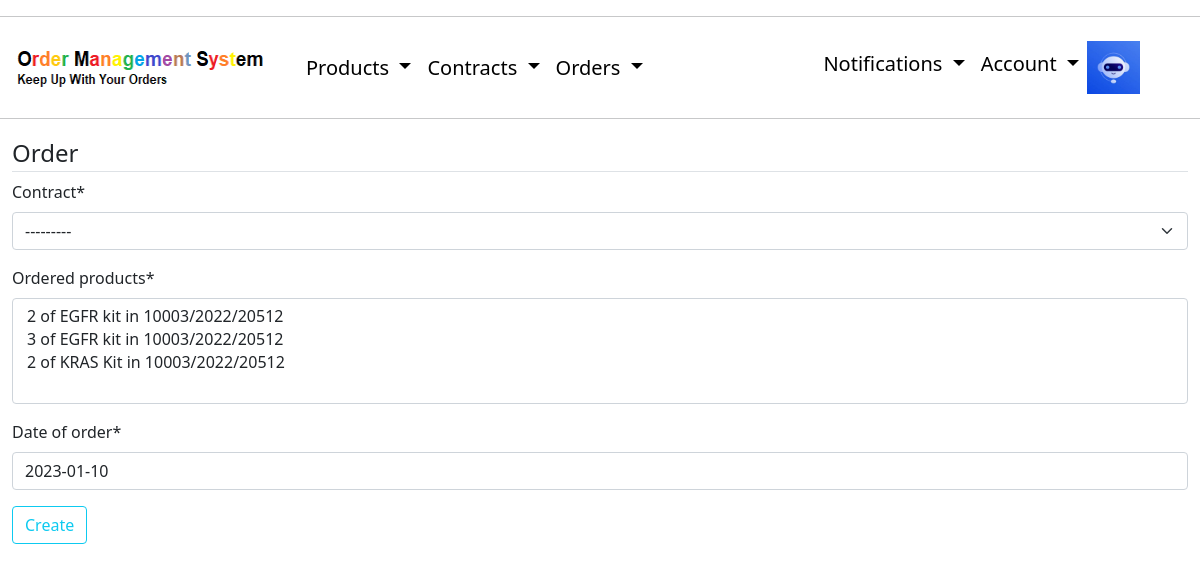
Before: /order/create/ (signed in) with the older database file.
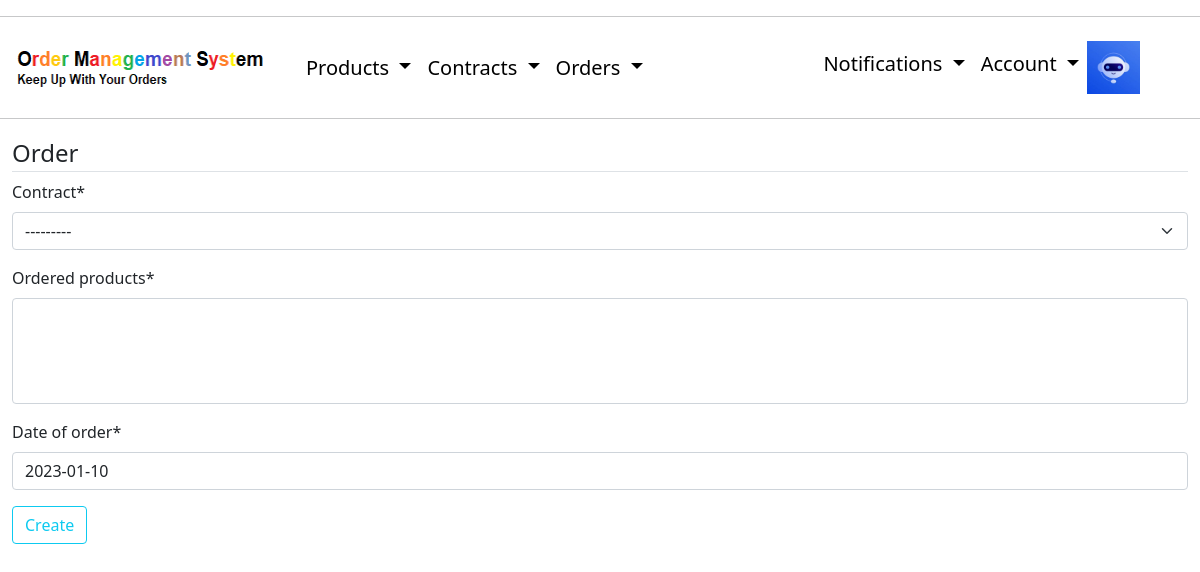
After: the same page with the newer database file.
### layout/models.py (models this page shows)
class OrderProduct(models.Model):
    user = models.ForeignKey(User, on_delete=models.CASCADE)
    contract = models.ForeignKey(Contract, on_delete = models.CASCADE)
    product = models.ForeignKey(Product, on_delete=models.CASCADE)
    quantity = models.IntegerField(default=1)
    def __str__(self):
        return f"{self.quantity} of {self.product} in {self.contract}"

### layout/views.py (the view, shortened to what this page needs)
# urls.py: path('order/create/', OrderCreateView.as_view(), name = 'order-create'),
class OrderCreateView(CompanyAndLoginRequiredMixin, CreateView):
    model = Order
    fields = [
        'contract',
        'ordered_products',
        'date_of_order']
    def get_form_class(self):
        modelform = super().get_form_class()
        product_name = self.request.GET.get('name')
        if product_name is not None:
            modelform.base_fields['contract'].queryset = Contract.objects.filter(
                author__profile__company = self.request.user.profile.company).filter(
                products__product__name = product_name)
        else:
            modelform.base_fields['contract'].queryset = Contract.objects.filter(
                author__profile__company = self.request.user.profile.company)
        return modelform

### layout/models.py (called while the page is built)
    def __str__(self):
        return self.name

    def __str__(self):
        return self.name

### layout/views.py (called while the page is built)
    def dispatch(self, request, *args, **kwargs):
        if not request.user.is_authenticated:
            messages.info(request, "You Have to login or create account first.")
            return redirect('login')
        elif not request.user.profile.company:
            messages.info(request, "You Have to login or create company first.")
            return redirect('create-company')
        return super().dispatch(request, *args, **kwargs)

### layout/templates/layout/order_form.html (shortened to what this page needs)
{% extends "layout/base.html" %}
{% load crispy_forms_tags %}
{% block content %}
    <div class="content-section">
        <form method="POST">
           <fieldset class="form-group">
                <legend class="border-bottom" mb-4> Order </legend>
                {{ form|crispy }}
           </fieldset>
           <div class="form-group">
                <button class="btn btn-outline-info" type="submit">Create</button>
            </div>
        </form>
    </div>
{% endblock content %}

Changed rows visible on the page:
removed OrderProduct: contract "---------"
Other visible differences:
form field contract: (not shown) → "---------"
form field ordered_products: "2 of EGFR kit in 10003/2022/20512 / 3 of EGFR kit in 10003/2022/20512 / 2 of KRAS Kit in 10003/2022/20512" → (not shown)
